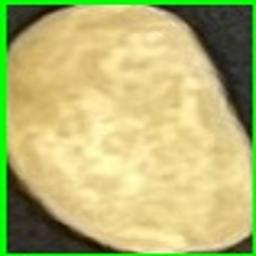
#> input picture falsebeans/photo2.jpg, 256 x 256 px, given as the content of the folder train_img, which was not available
$ python training_beans.py
#> lines starting #> are read from the running program, lines starting #| are printed output that depends on the picture
### assets/getpath.py
import os

def getDataSet(dir_path):
#> called with dir_path = 'train_img'
    data_sets = []

    sub_dirs = os.listdir(dir_path)
    for classId in sub_dirs:
        sub_dir_path = dir_path + '/' + classId
        img_files = os.listdir(sub_dir_path)
        for f in img_files:
            data_sets.append([classId, sub_dir_path + '/' + f])

    return data_sets

# [2 lines that do not run on import are left out]

### training_beans.py
# -*- coding: utf-8 -*-
import os
import sys
import cv2
import numpy as np
import tkinter, tkinter.filedialog, tkinter.messagebox
import pickle
from assets.getpath import getDataSet

## 画像データのクラスIDとパスを取得
#
# @param dir_path 検索ディレクトリ
# @return data_sets [クラスID, 画像データのパス]のリスト

def train_data(data_path):
    """
    main
    """
    # 定数定義
    GRAYSCALE = 0
    # KAZE特徴量抽出器
    detector = cv2.KAZE_create()

    """
    train
    """
    print("train start")
    # 訓練データのパスを取得
    train_set = getDataSet(data_path)
    # 辞書サイズ
    dictionarySize = 2
    # Bag Of Visual Words分類器
    bowTrainer = cv2.BOWKMeansTrainer(dictionarySize)

    # 各画像を分析
    for i, (classId, data_path) in enumerate(train_set):
        # 進捗表示
        sys.stdout.write(".")
        # グレースケールで画像読み込み
        gray = cv2.imread(data_path, GRAYSCALE)
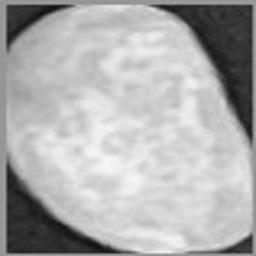
#> gray: shape (256, 256); min 9, max 246, mean 174.4
        # 特徴点とその特徴を計算
        keypoints, descriptors= detector.detectAndCompute(gray, None)
#> keypoints = 34 keypoints; strongest (x, y, size): (62, 199, 36.9), (54, 194, 36.4), (10, 9, 6), (58, 209, 16.9)
        # intからfloat32に変換
        descriptors = descriptors.astype(np.float32)
        # 特徴ベクトルをBag Of Visual Words分類器にセット
        bowTrainer.add(descriptors)

    # Bag Of Visual Words分類器で特徴ベクトルを分類
    codebook = bowTrainer.cluster()
    # 訓練完了
    np.save('bean_traning.npy',codebook)
    print("train finish")

if __name__ == '__main__':
    train_data('train_img')

$ run again, on falsebeans/photo3.jpg
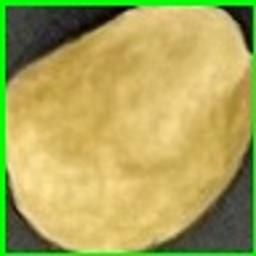
#> input picture falsebeans/photo3.jpg, 256 x 256 px, given as the content of the folder train_img, which was not available
#> in train_data, `gray = cv2.imread(data_path, GRAYSCALE)`:
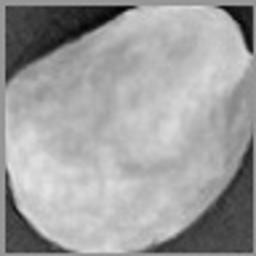
#> gray: shape (256, 256); min 1, max 228, mean 158.3
#> keypoints = 40 keypoints; strongest (x, y, size): (120, 10, 5.9), (23, 208, 9.5), (230, 9, 5.9), (129, 15, 7.2)

$ run again, on falsebeans/photo4.jpg
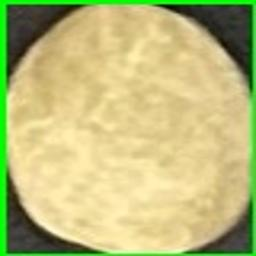
#> input picture falsebeans/photo4.jpg, 256 x 256 px, given as the content of the folder train_img, which was not available
#> in train_data, `gray = cv2.imread(data_path, GRAYSCALE)`:
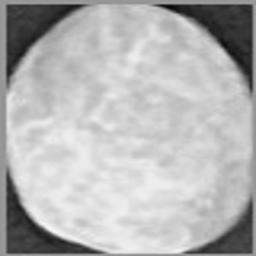
#> gray: shape (256, 256); min 6, max 248, mean 180.4
#> keypoints = 50 keypoints; strongest (x, y, size): (189, 32, 21.5), (185, 27, 16.1), (10, 8, 5.8), (39, 220, 9.7)
